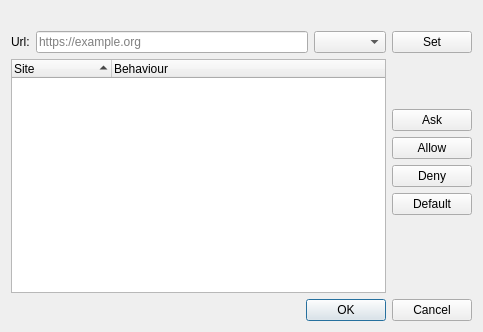
<?xml version="1.0" encoding="UTF-8"?>
<ui version="4.0">
 <class>SiteSettingsBrowseDialog</class>
 <widget class="QDialog" name="SiteSettingsBrowseDialog">
  <property name="geometry">
   <rect>
    <x>0</x>
    <y>0</y>
    <width>483</width>
    <height>332</height>
   </rect>
  </property>
  <property name="windowTitle">
   <string>Site Permissions</string>
  </property>
  <layout class="QGridLayout" name="gridLayout">
   <item row="2" column="0">
    <layout class="QHBoxLayout" name="horizontalLayout">
     <item>
      <widget class="QLabel" name="label">
       <property name="text">
        <string>Url:</string>
       </property>
      </widget>
     </item>
     <item>
      <widget class="QLineEdit" name="urlEdit">
       <property name="inputMethodHints">
        <set>Qt::InputMethodHint::ImhNoAutoUppercase|Qt::InputMethodHint::ImhUrlCharactersOnly</set>
       </property>
       <property name="placeholderText">
        <string>https://example.org</string>
       </property>
      </widget>
     </item>
     <item>
      <widget class="QComboBox" name="urlComboBox"/>
     </item>
    </layout>
   </item>
   <item row="0" column="0">
    <widget class="QLabel" name="nameLabel">
     <property name="text">
      <string/>
     </property>
    </widget>
   </item>
   <item row="2" column="1">
    <widget class="QPushButton" name="createButton">
     <property name="text">
      <string comment="Add or Modify">Set</string>
     </property>
    </widget>
   </item>
   <item row="3" column="0">
    <widget class="QTreeWidget" name="treeWidget">
     <property name="indentation">
      <number>0</number>
     </property>
     <property name="sortingEnabled">
      <bool>true</bool>
     </property>
     <property name="allColumnsShowFocus">
      <bool>true</bool>
     </property>
     <column>
      <property name="text">
       <string>Site</string>
      </property>
     </column>
     <column>
      <property name="text">
       <string>Behaviour</string>
      </property>
     </column>
    </widget>
   </item>
   <item row="3" column="1">
    <layout class="QVBoxLayout" name="verticalLayout_2">
     <item>
      <spacer name="verticalSpacer_2">
       <property name="orientation">
        <enum>Qt::Orientation::Vertical</enum>
       </property>
       <property name="sizeType">
        <enum>QSizePolicy::Policy::Fixed</enum>
       </property>
       <property name="sizeHint" stdset="0">
        <size>
         <width>20</width>
         <height>50</height>
        </size>
       </property>
      </spacer>
     </item>
     <item>
      <widget class="QPushButton" name="askButton">
       <property name="text">
        <string>Ask</string>
       </property>
      </widget>
     </item>
     <item>
      <widget class="QPushButton" name="allowButton">
       <property name="text">
        <string>Allow</string>
       </property>
      </widget>
     </item>
     <item>
      <widget class="QPushButton" name="denyButton">
       <property name="text">
        <string>Deny</string>
       </property>
      </widget>
     </item>
     <item>
      <widget class="QPushButton" name="defaultButton">
       <property name="text">
        <string>Default</string>
       </property>
      </widget>
     </item>
     <item>
      <spacer name="verticalSpacer">
       <property name="orientation">
        <enum>Qt::Orientation::Vertical</enum>
       </property>
       <property name="sizeHint" stdset="0">
        <size>
         <width>20</width>
         <height>40</height>
        </size>
       </property>
      </spacer>
     </item>
    </layout>
   </item>
   <item row="4" column="0" colspan="2">
    <widget class="QDialogButtonBox" name="buttonBox">
     <property name="orientation">
      <enum>Qt::Orientation::Horizontal</enum>
     </property>
     <property name="standardButtons">
      <set>QDialogButtonBox::StandardButton::Cancel|QDialogButtonBox::StandardButton::Ok</set>
     </property>
    </widget>
   </item>
  </layout>
 </widget>
 <resources/>
 <connections>
  <connection>
   <sender>buttonBox</sender>
   <signal>accepted()</signal>
   <receiver>SiteSettingsBrowseDialog</receiver>
   <slot>accept()</slot>
   <hints>
    <hint type="sourcelabel">
     <x>248</x>
     <y>254</y>
    </hint>
    <hint type="destinationlabel">
     <x>157</x>
     <y>274</y>
    </hint>
   </hints>
  </connection>
  <connection>
   <sender>buttonBox</sender>
   <signal>rejected()</signal>
   <receiver>SiteSettingsBrowseDialog</receiver>
   <slot>reject()</slot>
   <hints>
    <hint type="sourcelabel">
     <x>316</x>
     <y>260</y>
    </hint>
    <hint type="destinationlabel">
     <x>286</x>
     <y>274</y>
    </hint>
   </hints>
  </connection>
 </connections>
</ui>
